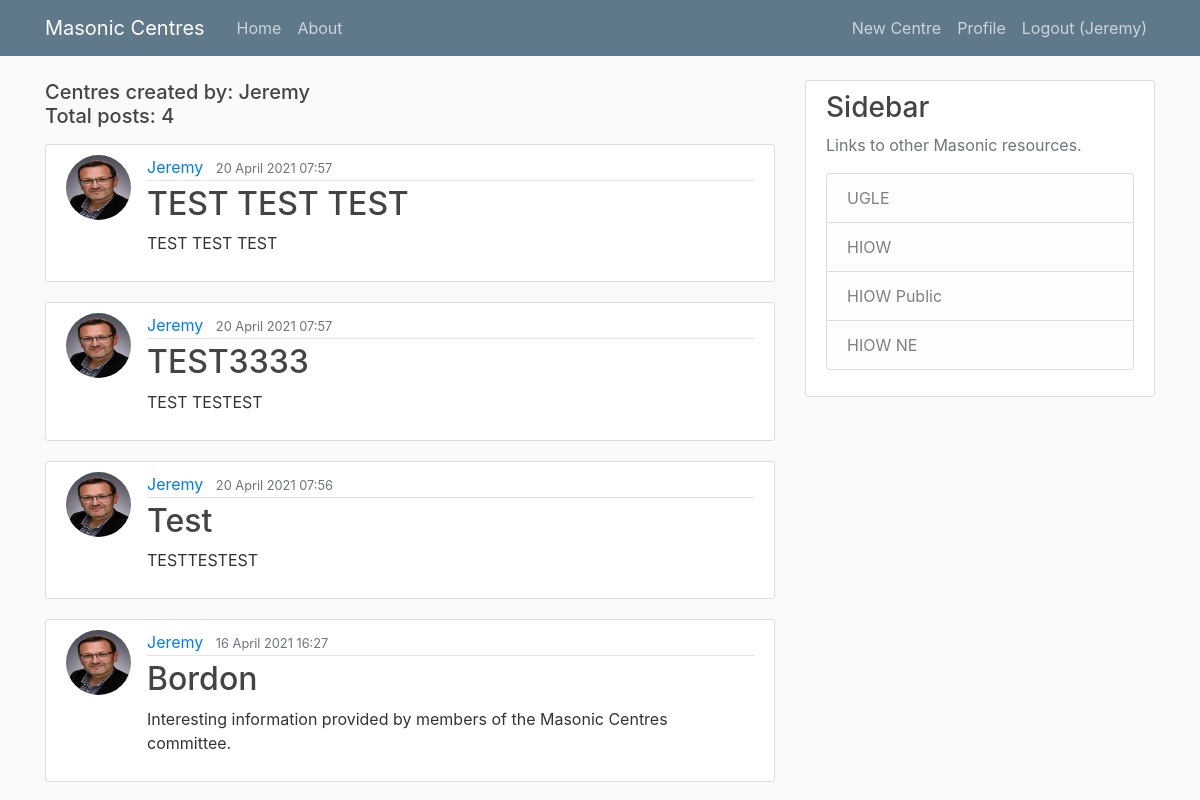
The app's page /user/Jeremy/ (signed in) with its own data.
### blog/models.py (models this page shows, shortened)
class Post(models.Model):
    title = models.CharField(max_length=100)
    content = models.TextField()
    date_posted = models.DateTimeField(default=timezone.now)
    update_posted = models.DateTimeField(auto_now=True)
    author = models.ForeignKey(User, on_delete=models.CASCADE)

### users/models.py (models this page shows, shortened)
class Profile(models.Model):
    user = models.OneToOneField(User, on_delete=models.CASCADE)
    image = models.ImageField(default='default.jpg', upload_to='profile_pics')

### blog/views.py (the view)
# urls.py: path('user/<str:username>/', UserPostListView.as_view(), name='user-posts'),
class UserPostListView(ListView):
    model = Post
    template_name = 'blog/user_post.html'
    context_object_name = 'posts'
    paginate_by = 5
    def get_queryset(self):
        user = get_object_or_404(User, username=self.kwargs.get('username'))
        return Post.objects.filter(author=user).order_by('-date_posted')

### blog/templates/blog/user_post.html (shortened to what this page needs)
{% extends "blog/base.html" %}
{% block content %}
    <h5 class="mb-3">Centres created by: {{ view.kwargs.username }}<br>Total posts: {{ page_obj.paginator.count }}</h5>
    {% for post in posts %}
        <article class="media content-section">
            <img class="rounded-circle article-img" src="{{ post.author.profile.image.url }}" alt="Profile picture">
            <div class="media-body">
                <div class="article-metadata">
                    <a class="mr-2" href="{% url 'user-posts' post.author.username %}">{{ post.author }}</a>
                    <small class="text-muted">{{ post.date_posted|date:"d F Y H:i" }}</small>
                </div>
                <h2><a class="article-title" href="{% url 'post-detail' post.id %}">{{ post.title }}</a></h2>
                <p class="article-content">{{ post.content }}</p>
            </div>
        </article>
    {% endfor %}
{% endblock content %}

### blog/templates/blog/base.html (shortened to what this page needs)
{% load static %}
<!DOCTYPE html>
<html>
    <head>
        <link rel="stylesheet" href="https://maxcdn.bootstrapcdn.com/bootstrap/4.0.0/css/bootstrap.min.css">
        <link rel="stylesheet" type="text/css" href="{% static 'blog/main.css' %}">
    </head>
    <body>
        <header class="site-header">
            <nav class="navbar navbar-expand-md navbar-dark bg-steel fixed-top">
                <div class="container">
                    <a class="navbar-brand mr-4" href="{% url 'blog-home' %}">Masonic Centres</a>
                    <div class="collapse navbar-collapse" id="navbarToggle">
                        <div class="navbar-nav mr-auto">
                            <a class="nav-item nav-link" href="{% url 'blog-home' %}">Home</a>
                            <a class="nav-item nav-link" href="{% url 'blog-about' %}">About</a>
                        </div>
                        <div class="navbar-nav">
                            {% if user.is_authenticated %}
                                <a class="nav-item nav-link" href="{% url 'post-create' %}">New Centre</a>
                                <a class="nav-item nav-link" href="{% url 'profile' %}">Profile</a>
                                <a class="nav-item nav-link" href="{% url 'logout' %}">Logout ({{ user.username }})</a>
                            {% else %}
                                <a class="nav-item nav-link" href="{% url 'login' %}">Login</a>
                                <a class="nav-item nav-link" href="{% url 'register' %}">Register</a>
                            {% endif %}
                        </div>
                    </div>
                </div>
            </nav>
        </header>
        <main role="main" class="container">
            <div class="row">
                <div class="col-md-8">
                    {% block content %}{% endblock %}
                </div>
                <div class="col-md-4">
                    <div class="content-section">
                        <h3>Sidebar</h3>
                        <p class='text-muted'>Links to other Masonic resources.
                            <ul class="list-group">
                                <li class="list-group-item list-group-item-light">UGLE</li>
                                <li class="list-group-item list-group-item-light">HIOW</li>
                                <li class="list-group-item list-group-item-light">HIOW Public</li>
                                <li class="list-group-item list-group-item-light">HIOW NE</li>
                            </ul>
                        </p>
                    </div>
                </div>
            </div>
        </main>
    </body>
</html>

### blog/static/blog/main.css (style rules this page uses)
body { background: #fafafa; color: #333333; margin-top: 5rem; }
h1, h2, h3, h4, h5, h6 { color: #444444; }
ul { margin: 0; }
.bg-steel { background-color: #5f788a; }
.site-header .navbar-nav .nav-link { color: #cbd5db; }
.content-section { background: #ffffff; padding: 10px 20px; border: 1px solid #dddddd; border-radius: 3px; margin-bottom: 20px; }
.article-title { color: #444444; }
.article-content { white-space: pre-line; }
.article-img { height: 65px; width: 65px; margin-right: 16px; }
.article-metadata { padding-bottom: 1px; margin-bottom: 4px; border-bottom: 1px solid #e3e3e3 }

### records on screen
Post: author.profile.image (picture), author "Jeremy", date_posted "20 April 2021 07:57", title "TEST TEST TEST", content "TEST TEST TEST"
Post: author.profile.image (picture), author "Jeremy", date_posted "20 April 2021 07:57", title "TEST3333", content "TEST TESTEST"
Post: author.profile.image (picture), author "Jeremy", date_posted "20 April 2021 07:56", title "Test", content "TESTTESTEST"
Post: author.profile.image (picture), author "Jeremy", date_posted "16 April 2021 16:27", title "Bordon", content "Interesting information provided by members of the Masonic Centres committee."

### other values on screen
{{ user.username }} "Jeremy"
{{ view.kwargs.username }} "Jeremy"
{{ page_obj.paginator.count }} "4"
